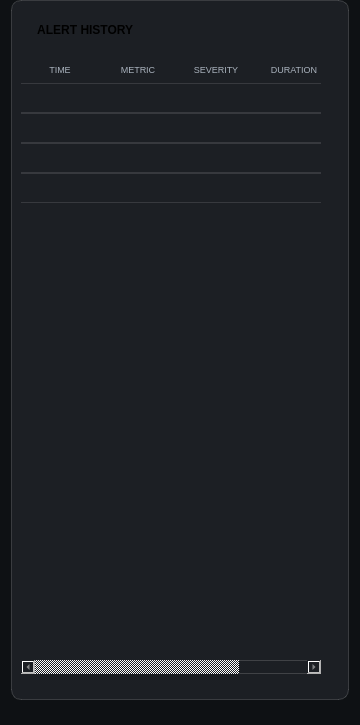
            <widget class="QFrame" name="rightFrame">
             <property name="minimumSize">
              <size>
               <width>360</width>
               <height>300</height>
              </size>
             </property>
             <property name="maximumSize">
              <size>
               <width>16777215</width>
               <height>900</height>
              </size>
             </property>
             <property name="styleSheet">
              <string notr="true">background-color: rgb(14, 17, 20);
border-radius: 10px;
border:none;</string>
             </property>
             <property name="frameShape">
              <enum>QFrame::StyledPanel</enum>
             </property>
             <property name="frameShadow">
              <enum>QFrame::Raised</enum>
             </property>
             <layout class="QVBoxLayout" name="verticalLayout_12">
              <property name="topMargin">
               <number>0</number>
              </property>
              <property name="bottomMargin">
               <number>25</number>
              </property>
              <item>
               <widget class="QFrame" name="alertHistoryFrame">
                <property name="minimumSize">
                 <size>
                  <width>300</width>
                  <height>700</height>
                 </size>
                </property>
                <property name="maximumSize">
                 <size>
                  <width>500</width>
                  <height>16777215</height>
                 </size>
                </property>
                <property name="styleSheet">
                 <string notr="true">border: 1px solid rgba(255, 255, 255, 40);
background-color: rgb(28, 31, 36);</string>
                </property>
                <property name="frameShape">
                 <enum>QFrame::StyledPanel</enum>
                </property>
                <property name="frameShadow">
                 <enum>QFrame::Raised</enum>
                </property>
                <layout class="QVBoxLayout" name="verticalLayout_16">
                 <property name="bottomMargin">
                  <number>25</number>
                 </property>
                 <item>
                  <widget class="QLabel" name="alertHistoryLabel">
                   <property name="minimumSize">
                    <size>
                     <width>100</width>
                     <height>40</height>
                    </size>
                   </property>
                   <property name="maximumSize">
                    <size>
                     <width>350</width>
                     <height>50</height>
                    </size>
                   </property>
                   <property name="font">
                    <font>
                     <bold>true</bold>
                    </font>
                   </property>
                   <property name="styleSheet">
                    <string notr="true">border:none;</string>
                   </property>
                   <property name="text">
                    <string>     ALERT HISTORY</string>
                   </property>
                  </widget>
                 </item>
                 <item alignment="Qt::AlignLeft">
                  <widget class="QTableWidget" name="alertTable">
                   <property name="enabled">
                    <bool>false</bool>
                   </property>
                   <property name="minimumSize">
                    <size>
                     <width>300</width>
                     <height>0</height>
                    </size>
                   </property>
                   <property name="maximumSize">
                    <size>
                     <width>400</width>
                     <height>16777215</height>
                    </size>
                   </property>
                   <property name="autoFillBackground">
                    <bool>false</bool>
                   </property>
                   <property name="styleSheet">
                    <string notr="true">QHeaderView::section {
    background-color: transparent;
    border: none;
    color: #A9B2BD;
    padding: 6px 8px;
}

QHeaderView {
    background: transparent;
    border: none;
}
 
QTableWidget::item {
    border: none;
    border-bottom: 1px solid rgba(255,255,255,30);
	border-top: 1px solid rgba(255,255,255,30);
    padding: 8px;
    background: transparent;
}
QTableWidget {
    border: none;
    background-color: #1C1F24;
}



</string>
                   </property>
                   <property name="sizeAdjustPolicy">
                    <enum>QAbstractScrollArea::AdjustIgnored</enum>
                   </property>
                   <property name="showDropIndicator" stdset="0">
                    <bool>true</bool>
                   </property>
                   <property name="alternatingRowColors">
                    <bool>false</bool>
                   </property>
                   <property name="showGrid">
                    <bool>false</bool>
                   </property>
                   <property name="cornerButtonEnabled">
                    <bool>false</bool>
                   </property>
                   <property name="rowCount">
                    <number>4</number>
                   </property>
                   <property name="columnCount">
                    <number>4</number>
                   </property>
                   <attribute name="horizontalHeaderVisible">
                    <bool>true</bool>
                   </attribute>
                   <attribute name="horizontalHeaderCascadingSectionResizes">
                    <bool>true</bool>
                   </attribute>
                   <attribute name="horizontalHeaderDefaultSectionSize">
                    <number>78</number>
                   </attribute>
                   <attribute name="horizontalHeaderHighlightSections">
                    <bool>false</bool>
                   </attribute>
                   <attribute name="horizontalHeaderStretchLastSection">
                    <bool>true</bool>
                   </attribute>
                   <attribute name="verticalHeaderVisible">
                    <bool>false</bool>
                   </attribute>
                   <attribute name="verticalHeaderHighlightSections">
                    <bool>false</bool>
                   </attribute>
                   <row/>
                   <row/>
                   <row/>
                   <row/>
                   <column>
                    <property name="text">
                     <string>TIME</string>
                    </property>
                    <property name="font">
                     <font>
                      <pointsize>7</pointsize>
                     </font>
                    </property>
                   </column>
                   <column>
                    <property name="text">
                     <string>METRIC</string>
                    </property>
                    <property name="font">
                     <font>
                      <pointsize>7</pointsize>
                     </font>
                    </property>
                   </column>
                   <column>
                    <property name="text">
                     <string>SEVERITY</string>
                    </property>
                    <property name="font">
                     <font>
                      <pointsize>7</pointsize>
                     </font>
                    </property>
                   </column>
                   <column>
                    <property name="text">
                     <string>DURATION</string>
                    </property>
                    <property name="font">
                     <font>
                      <pointsize>7</pointsize>
                     </font>
                    </property>
                   </column>
                  </widget>
                 </item>
                </layout>
               </widget>
              </item>
             </layout>
            </widget>
